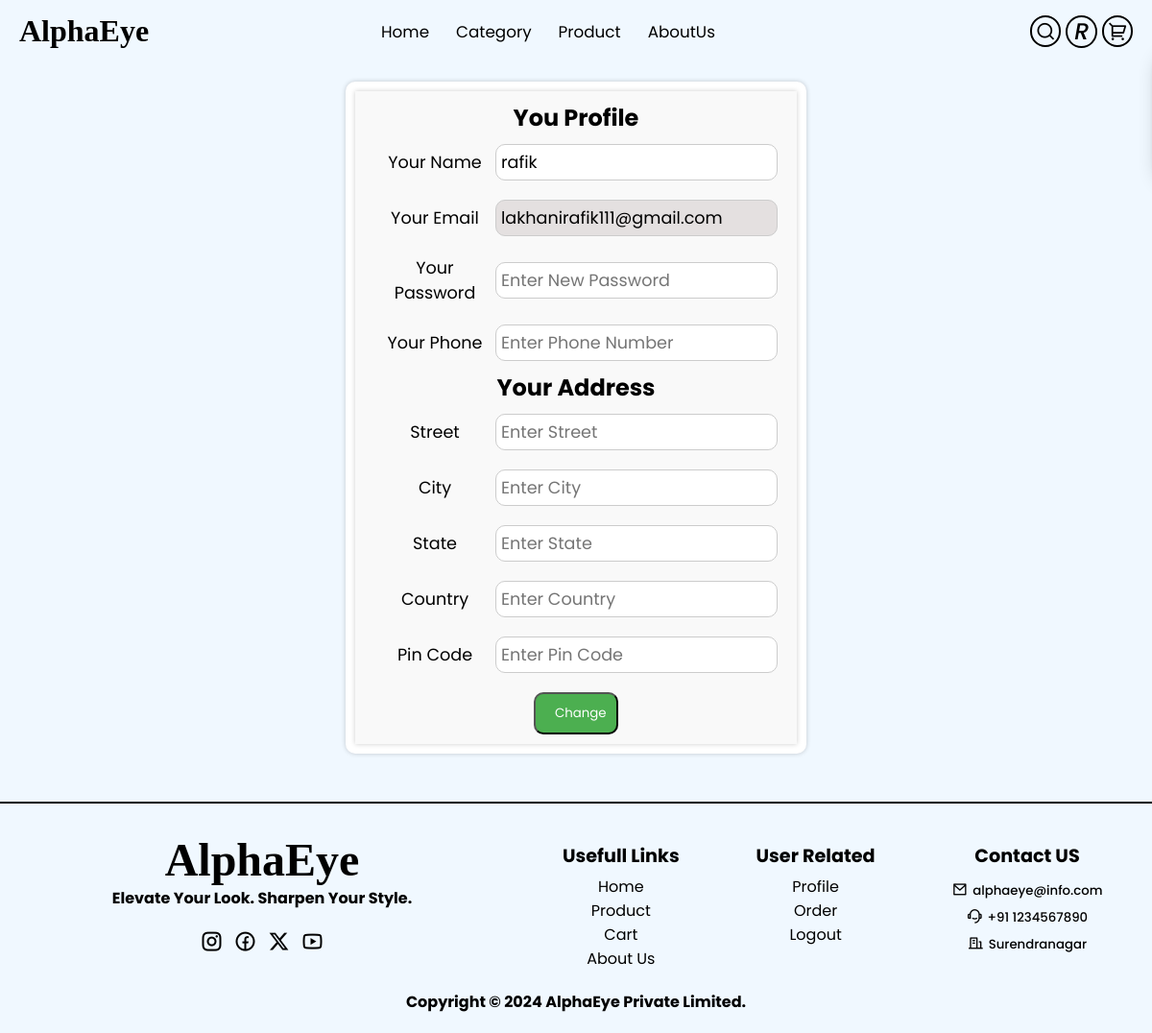
The page /profile.php (signed in) on the database as committed earlier.
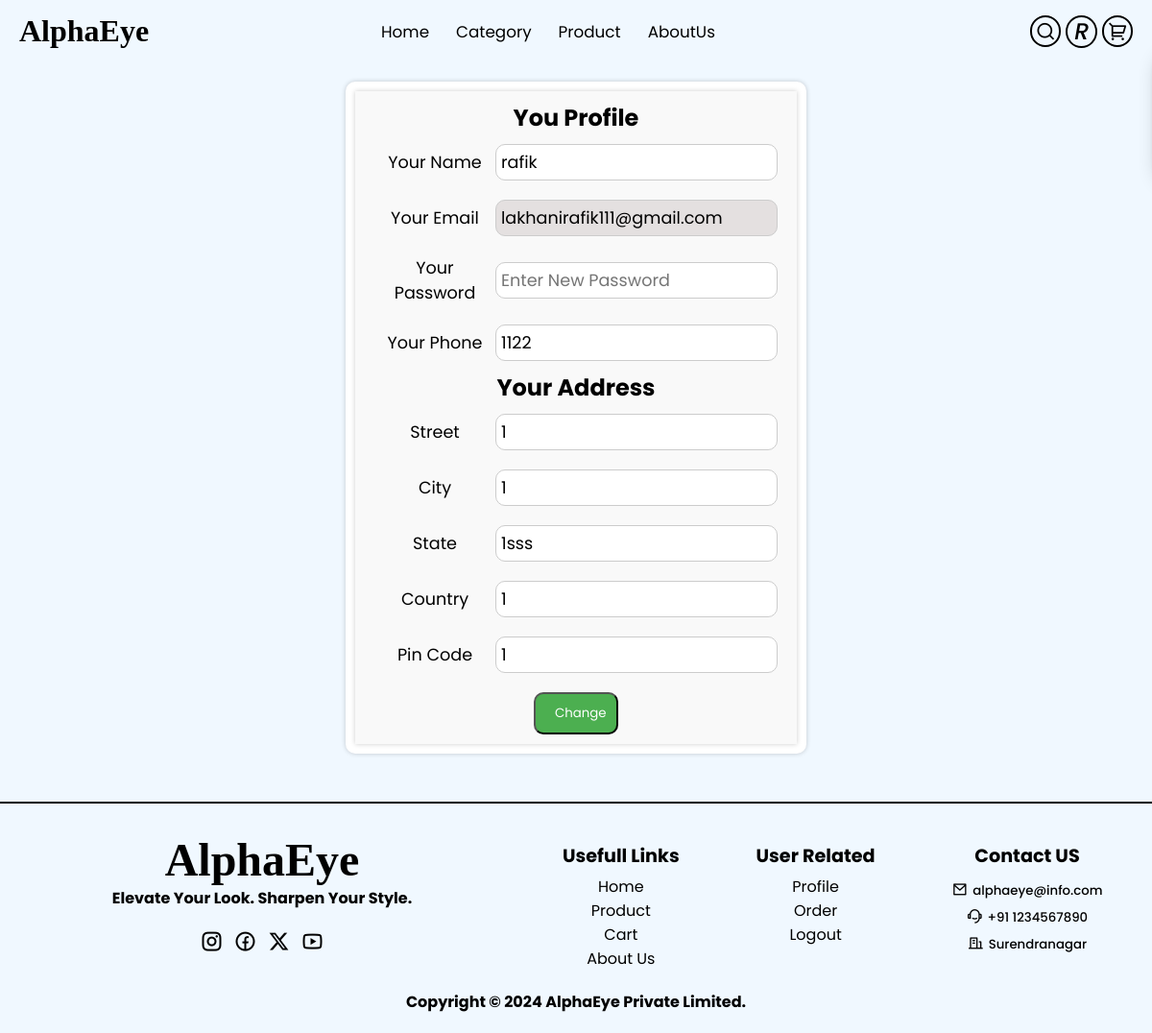
The same page on the database as committed later.
### tables this page shows
CREATE TABLE `useraddres` (
  `userid` int(11) DEFAULT NULL,
  `Phonenumber` int(10) DEFAULT NULL,
  `street` varchar(255) DEFAULT NULL,
  `city` varchar(255) DEFAULT NULL,
  `state` varchar(255) DEFAULT NULL,
  `country` varchar(255) DEFAULT NULL,
  `pincode` int(6) DEFAULT NULL
);

### profile.php (the view, shortened to what this page needs)
<!DOCTYPE html>
<html lang="en">
<head>
    <link rel="stylesheet" href="cssStyle/profile.css">
</head>
<body>
    <div class="main">
        <?php include("component/nav.php")?>
        <?php include("config/remixicone.php")?>
        <?php include("config/dbconnect.php") ?>
        <?php
            if(isset($_SESSION['email'])&& isset($_SESSION['role'])){
                $email=$_SESSION['email'];
                $fetchuser="select * from userdata where useremail='$email'";
                $result=mysqli_query($con,$fetchuser);
                $data=mysqli_fetch_array($result);
                $isaddress=false;
                $select="SELECT * FROM `useraddres` WHERE userid=$data[id]";
                $ans=mysqli_query($con,$select);
                if(mysqli_num_rows($ans)>0){
                    $dataaddress=mysqli_fetch_array($ans);
                    $isaddress=true;
                }
            }
            else{
                header("Location:singin.php");
                exit();
            }
        ?>
        <div class="profile-container">
            <div class="profile-div">
                <form method="post" action="useraddress.php">
                <h2>You Profile</h2>
                <div>
                    <label for="name">Your Name</label>
                    <input type="text" name="name" required placeholder="Enter Name" value="<?= $data['username']; ?>">
                </div>
                <div>
                    <label for="email" >Your Email</label>
                    <input type="email" id="email" required  name="email" placeholder="Enter Email"
                    value="<?= $data['useremail']; ?>">
                </div>
                <div>
                    <label for="name">Your Password</label>
                    <input type="password" name="password" placeholder="Enter New Password">
                </div>
                <div>
                    <label for="name">Your Phone</label>
                    <input type="number" name="phoneno" required placeholder="Enter Phone Number"
                    value="<?php if($isaddress) echo $dataaddress['Phonenumber']; ?>">
                </div>
                <h2>Your Address</h2>
                <div>
                    <label for="name">Street</label>
                    <input type="text" name="street" required placeholder="Enter Street"
                    value="<?php if($isaddress) echo $dataaddress['street']; ?>">
                </div>
                <div>
                    <label for="name">City</label>
                    <input type="text" name="city" required placeholder="Enter City"
                    value="<?php if($isaddress) echo $dataaddress['city']; ?>">
                </div>
                <div>
                    <label for="name">State</label>
                    <input type="text" name="state" required placeholder="Enter State"
                    value="<?php if($isaddress) echo $dataaddress['state']; ?>">
                </div>
                <div>
                    <label for="name">Country</label>
                    <input type="text" name="country" required placeholder="Enter Country"
                    value="<?php if($isaddress) echo $dataaddress['country']; ?>">
                </div>
                <div>
                    <label for="name">Pin Code</label>
                    <input type="number" name="pincode" required placeholder="Enter Pin Code"
                    value="<?php if($isaddress) echo $dataaddress['pincode']; ?>">
                </div>
                <input type="submit" value="Change" name="useraddress">
        </form>
        </div>
        </div>
        <?php include("component/footer.php");?>
    </div>
</body>
</html>

Rows that differ between the two databases and show on the page:
added useraddres: phoneno "1122", street "1", city "1", state "1sss", country "1", pincode "1"
